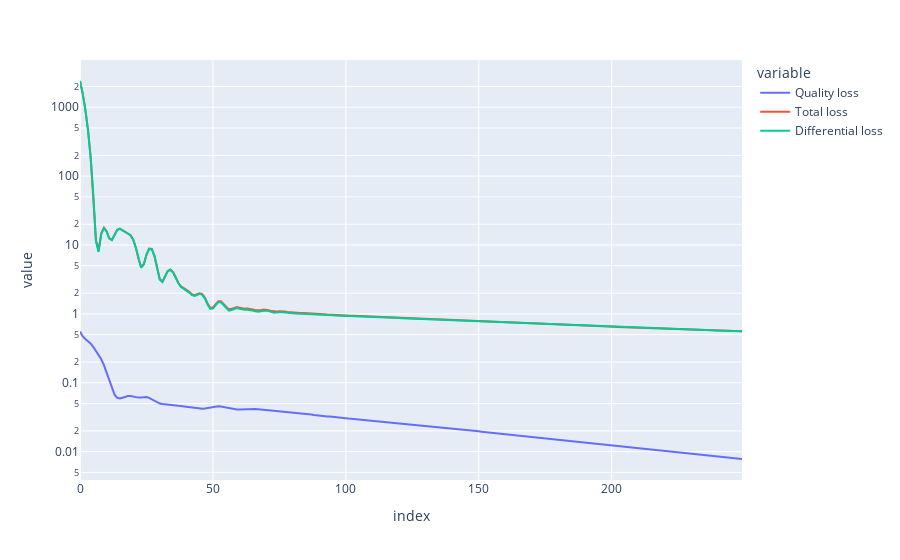

Notebook source saved alongside this figure:
### Code cell
pd.options.plotting.backend = "plotly"
df.plot(x=df.index, y=['Quality loss', 
                               'Total loss',
                               #'Boundary loss',
                               'Differential loss'], log_y=True)

### Figure 1 — Plotly figure (JSON) as saved in the notebook; plotly's stock layout.template omitted (floating-point values rounded to 4 significant figures; data arrays with more than 128 entries replaced by an {"elided": "..."} marker saying what was removed)
{"data": [{"hovertemplate": "variable=Quality loss<br>index=%{x}<br>value=%{y}<extra></extra>", "legendgroup": "Quality loss", "line": {"color": "#636efa", "dash": "solid"}, "marker": {"symbol": "circle"}, "mode": "lines", "name": "Quality loss", "orientation": "v", "showlegend": true, "type": "scatter", "x": {"elided": "250 int values"}, "xaxis": "x", "y": {"elided": "250 float values"}, "yaxis": "y"}, {"hovertemplate": "variable=Total loss<br>index=%{x}<br>value=%{y}<extra></extra>", "legendgroup": "Total loss", "line": {"color": "#EF553B", "dash": "solid"}, "marker": {"symbol": "circle"}, "mode": "lines", "name": "Total loss", "orientation": "v", "showlegend": true, "type": "scatter", "x": {"elided": "250 int values"}, "xaxis": "x", "y": {"elided": "250 float values"}, "yaxis": "y"}, {"hovertemplate": "variable=Differential loss<br>index=%{x}<br>value=%{y}<extra></extra>", "legendgroup": "Differential loss", "line": {"color": "#00cc96", "dash": "solid"}, "marker": {"symbol": "circle"}, "mode": "lines", "name": "Differential loss", "orientation": "v", "showlegend": true, "type": "scatter", "x": {"elided": "250 int values"}, "xaxis": "x", "y": {"elided": "250 float values"}, "yaxis": "y"}], "layout": {"legend": {"title": {"text": "variable"}, "tracegroupgap": 0}, "margin": {"t": 60}, "xaxis": {"anchor": "y", "domain": [0, 1], "title": {"text": "index"}}, "yaxis": {"anchor": "x", "domain": [0, 1], "title": {"text": "value"}, "type": "log"}}}
